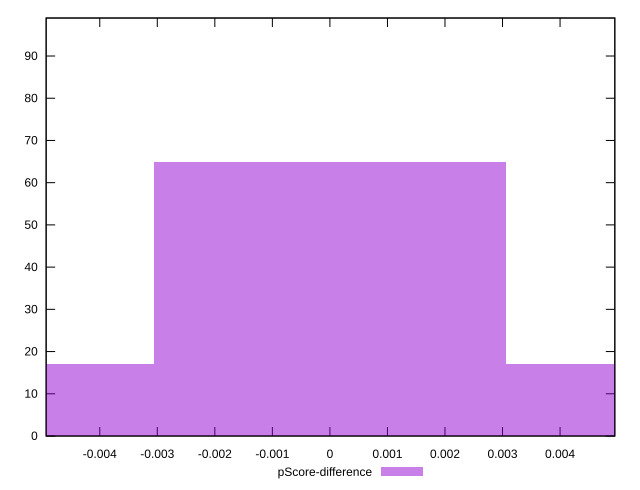

Source code (gnuplot):
reset

$pScoreDifference <<EOF
0 65
-0.006111757642147859 17
0.006111757642147859 17
EOF

set key outside below
set boxwidth 0.006111757642147859
set xrange [-0.004931822957321863:0.004951707034809072]
set yrange [0:99]
set trange [0:99]
set style fill transparent solid 0.5 noborder
set terminal svg size 640, 490 enhanced background rgb 'white'
set output "report/report_00029_2021-02-24T13-36-40.390Z/max-potential-fid/samples/card/pScore-difference/histogram.svg"

plot $pScoreDifference title "pScore-difference" with boxes

reset
